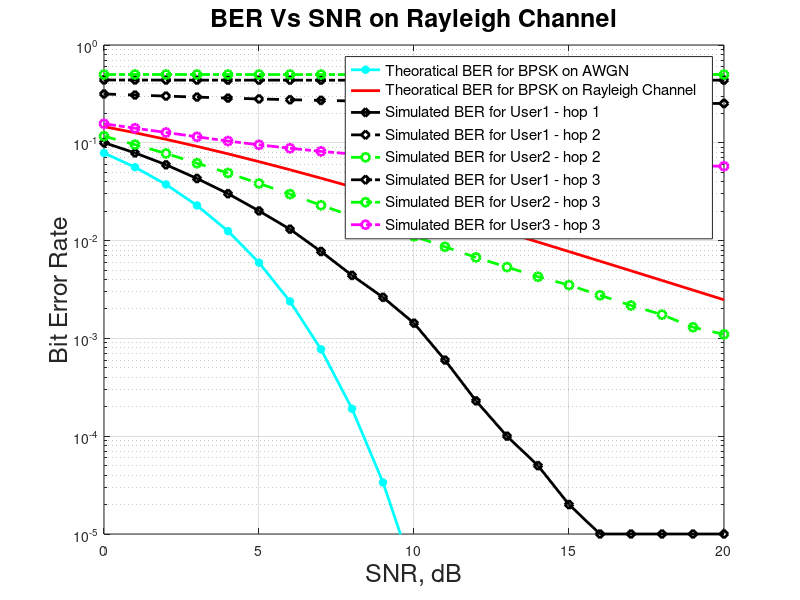

Here is the MATLAB script that generated this plot:
%ref:https://in.mathworks.com/matlabcentral/fileexchange/23498-mc-cdma
clc;close all;
clear all;
N=10^5; 
%% ------------------Hop 1------------------------------
users=1;            % Number of Users
%------------------Generation of Walsh code--------------------------------
n =4;                               %Number of  Data Sub-Carriers
walsh=hadamard(n);              
code1=walsh(2,:);                   %Taking 2nd row of walsh code for User1

%------------------Generating data for User1-------------------------------
                            % Number of Bits for  data_user1
data_user1= rand(1,N)>0.5;          % Generation of data for user1
data_user1bpsk = 2*data_user1-1;    % BPSK modulation 0 -> -1; 1 -> 0 
%------------------Spreading & IFFT for User1------------------------------
data_user11=data_user1bpsk';
spdata1_user1=data_user11*code1;    % Spreading 
spdata12=(spdata1_user1)';
ifftdata_user1=ifft(spdata12);      % Taking the IFFT
ifftdata12=ifftdata_user1';
%------------------Append Cyclic Prefix1 for User1-------------------------
y1=[ifftdata12(:,[(n-2):n]) ifftdata12];
transdata1=y1';
tx_user1=transdata1;                % Transmitting data for user1

%----------------------Adding data for Transmission of All User------------
x=tx_user1;
%----------------------Creating Rayleigh Channel---------------------------
Taps=4;                                        % Number of Taps
p1=0.5/2.3;                                       % Power of Tap1
p2=0.9/2.3;                                     % Power of Tap2
p3=0.7/2.3;                                     % Power of Tap3
p4=0.2/2.3;
gain1=sqrt(p1/2)*[randn(1,N) + j*randn(1,N)];   % Gain for Tap1
gain2=sqrt(p2/2)*[randn(1,N) + j*randn(1,N)];   % Gain for Tap2
gain3=sqrt(p3/2)*[randn(1,N) + j*randn(1,N)];   % Gain for Tap3
gain4=sqrt(p4/2)*[randn(1,N) + j*randn(1,N)];   % Gain for Tap4
x11=x(:);
x12=reshape(x11,1,length(x11));
i=1:length(x12);        
delay1=1; 
for i=delay1+1:length(x12) % Producing one sample delay in Tap2 w.r.t. Tap1
   x13(i)=x(i-delay1);
end
delay2=2;
for i=delay2+1:length(x12) % Producing two sample delay in Tap2 w.r.t. Tap1
   x14(i)=x(i-delay2);
end
delay3=3;
for i=delay3+1:length(x12) % Producing three sample delay in Tap2 w.r.t. Tap1
   x15(i)=x(i-delay3);
end
x1=reshape(x13,(n+3),length(x13)/(n+3));
x2=reshape(x14,(n+3),length(x14)/(n+3));
x3=reshape(x15,(n+3),length(x15)/(n+3));
ch1=repmat(gain1,(n+3),1);     
ch2=repmat(gain2,(n+3),1);
ch3=repmat(gain3,(n+3),1);
ch4=repmat(gain4,(n+3),1);
data_channel=x.*ch1+x1.*ch2+x2.*ch3+x3.*ch4;  % Passing data through channel 
%------------------------Addition of AWGN noise ---------------------------
data_noise1=data_channel(:);
data_noise2=reshape(data_noise1,1,length(data_noise1));
noise = 1/sqrt(2)*[randn(1,length(data_noise2)) + j*randn(1,length(data_noise2))]; 
snr = [0:20];                 % multiple Eb/N0 values

for i = 1:length(snr)
y = data_noise2 + (sqrt(1)*10^(-snr(i)/20))*noise; %Addition of Noise
  
%--------------------------Receiver ---------------------------------------
data_received =y;           %fadded data received with awgn noise
%---------------------Removing Cyclic Prefix-------------------------------
rx1=reshape(data_received,(n+3),length(data_received)/(n+3));
rx12=rx1';
rx13 = rx12(:,[(4:(n+3))]); 
rx14=rx13';
%-----------------Taking FFT ----------------------------------------------
fft_data_received =fft(rx14);
%----------------equilization of the channel-------------------------------
channel_response=fft([gain1;gain2;gain3;gain4],n);
data_equilized=fft_data_received.*conj(channel_response);
%----------------BER of Data User1-----------------------------------------
recdata11=(data_equilized'*code1')';
recdata12=real(recdata11)>0;
errors_user1(i) = size(find([data_user1- recdata12]),2); %Errors for User1
SBer1 = errors_user1/N;                              % simulated ber user1
                              % simulated ber user2
end

%% ------------------Hop 2------------------------------

users=2;            % Number of Users
%------------------Generation of Walsh code--------------------------------
n =4;                               %Number of  Data Sub-Carriers
walsh=hadamard(n);              
code1=walsh(2,:);                   %Taking 2nd row of walsh code for User1
code2=walsh(4,:);                   %Taking 3rd row of walsh code for User2
%------------------est for User1-------------------------------

%------------------Spreading & IFFT for User1------------------------------
estdata_user11=recdata12';
spdata1_user1=estdata_user11*code1;    % Spreading 
spdata12=(spdata1_user1)';
ifftdata_user1=ifft(spdata12);      % Taking the IFFT
ifftdata12=ifftdata_user1';
%------------------Append Cyclic Prefix1 for User1-------------------------
y1=[ifftdata12(:,[(n-2):n]) ifftdata12];
transdata1=y1';
esttx_user1=transdata1;                % Transmitting data for user1
%------------------Generating data for User2-------------------------------
M=N;                             % Number of Bits for  data_user2
data_user2= rand(1,M)>0.5;          % Generation of data for user2
data_user2bpsk = 2*data_user2-1;    % BPSK modulation 0 -> -1; 1 -> 0 
%-----------------Spreading & IFFT for User2-------------------------------
data_user21=data_user2bpsk';
spdata2=data_user21*code2;          % Spreading 
spdata22=(spdata2)';
ifftdata_user2=ifft(spdata22);      % Taking the IFFT
ifftdata22=ifftdata_user2';
%-----------------Append Cyclic Prefix1 for User2--------------------------
y2=[ifftdata22(:,[(n-2):n]) ifftdata22];
transdata2=y2';
tx_user2=transdata2;                % Transmitting data for user2
%----------------------Adding data for Transmission of All User------------
x2=esttx_user1+tx_user2;
%----------------------Creating a new Rayleigh Channel---------------------------
Taps=4;                                        % Number of Taps
p1=0.5/2.3;                                       % Power of Tap1
p2=0.9/2.3;                                     % Power of Tap2
p3=0.7/2.3;                                     % Power of Tap3
p4=0.2/2.3;
gain1=sqrt(p1/2)*[randn(1,N) + j*randn(1,N)];   % Gain for Tap1
gain2=sqrt(p2/2)*[randn(1,N) + j*randn(1,N)];   % Gain for Tap2
gain3=sqrt(p3/2)*[randn(1,N) + j*randn(1,N)];   % Gain for Tap3
gain4=sqrt(p4/2)*[randn(1,N) + j*randn(1,N)];   % Gain for Tap4
x11=x2(:);
x12=reshape(x11,1,length(x11));
i=1:length(x12);        
delay1=1; 
for i=delay1+1:length(x12) % Producing one sample delay in Tap2 w.r.t. Tap1
   x13(i)=x2(i-delay1);
end
delay2=2;
for i=delay2+1:length(x12) % Producing two sample delay in Tap2 w.r.t. Tap1
   x14(i)=x2(i-delay2);
end
delay3=3;
for i=delay3+1:length(x12) % Producing three sample delay in Tap2 w.r.t. Tap1
   x15(i)=x2(i-delay3);
end
x11=reshape(x13,(n+3),length(x13)/(n+3));
x22=reshape(x14,(n+3),length(x14)/(n+3));
x33=reshape(x15,(n+3),length(x15)/(n+3));
ch1=repmat(gain1,(n+3),1);     
ch2=repmat(gain2,(n+3),1);
ch3=repmat(gain3,(n+3),1);
ch4=repmat(gain4,(n+3),1);
data_channel2=x2.*ch1+x11.*ch2+x22.*ch3+x33.*ch4;  % Passing data through channel 

%------------------------Addition of AWGN noise ---------------------------
data_noise2=data_channel2(:);
data_noise22=reshape(data_noise2,1,length(data_noise2));
noise22 = 1/sqrt(2)*[randn(1,length(data_noise22)) + j*randn(1,length(data_noise22))]; 
               
for i = 1:length(snr)
y2 = data_noise22 + (sqrt(1)*10^(-snr(i)/20))*noise22; %Addition of Noise
  
%--------------------------Receiver ---------------------------------------
data_received2 =y2;           %fadded data received with awgn noise
%---------------------Removing Cyclic Prefix-------------------------------
rx1=reshape(data_received2,(n+3),length(data_received2)/(n+3));
rx12=rx1';
rx13 = rx12(:,[(4:(n+3))]); 
rx14=rx13';
%-----------------Taking FFT ----------------------------------------------
fft_data_received =fft(rx14);
%----------------equilization of the channel-------------------------------
channel_response=fft([gain1;gain2;gain3;gain4],n);
data_equilized2=fft_data_received.*conj(channel_response);
%----------------BER of Data User1-----------------------------------------
recdata110=(data_equilized2'*code1')';
recdata120=real(recdata110)>0;
errors_user11(i) = size(find([data_user1- recdata120]),2); %Errors for User1
SBer11 = errors_user11/N;                              % simulated ber user1
%----------------BER of Data User2-----------------------------------------
recdata21=(data_equilized2'*code2')';
recdata22=real(recdata21)>0;
errors_user22(i) = size(find([data_user2- recdata22]),2); %Errors for User1
SBer22 = errors_user22/M;                               % simulated ber user2
end

%% ------------------Hop 3------------------------------

users=3;            % Number of Users
%------------------Generation of Walsh code--------------------------------
n =4;                               %Number of  Data Sub-Carriers
walsh=hadamard(n);              
code1=walsh(2,:);                   %Taking 2nd row of walsh code for User1
code2=walsh(4,:);                   %Taking 3rd row of walsh code for User2
code3=walsh(3,:);                   %Taking 2nd row of walsh code for User1

%------------------est for User1-------------------------------

%------------------Spreading & IFFT for User1------------------------------
estdata_user111=recdata120';
spdata1_user1=estdata_user111*code1;    % Spreading 
spdata12=(spdata1_user1)';
ifftdata_user1=ifft(spdata12);      % Taking the IFFT
ifftdata12=ifftdata_user1';
%------------------Append Cyclic Prefix1 for User1-------------------------
y11=[ifftdata12(:,[(n-2):n]) ifftdata12];
transdata11=y11';
esttx_user11=transdata11;                % Transmitting data for user1

%------------------est for User2-------------------------------

%------------------Spreading & IFFT for User1------------------------------
estdata_user222=recdata22';
spdata1_user222=estdata_user222*code1;    % Spreading 
spdata222=(spdata1_user222)';
ifftdata_user22=ifft(spdata222);      % Taking the IFFT
ifftdata122=ifftdata_user22';
%------------------Append Cyclic Prefix1 for User1-------------------------
y222=[ifftdata122(:,[(n-2):n]) ifftdata122];
transdata222=y222';
esttx_user22=transdata222;                % Transmitting data for user1

%------------------Generating data for User3-------------------------------
M=N;                             % Number of Bits for  data_user2
data_user3= rand(1,M)>0.5;          % Generation of data for user2
data_user3bpsk = 2*data_user3-1;    % BPSK modulation 0 -> -1; 1 -> 0 
%-----------------Spreading & IFFT for User2-------------------------------
data_user31=data_user3bpsk';
spdata3=data_user31*code3;          % Spreading 
spdata33=(spdata3)';
ifftdata_user3=ifft(spdata33);      % Taking the IFFT
ifftdata33=ifftdata_user3';
%-----------------Append Cyclic Prefix1 for User2--------------------------
y3=[ifftdata33(:,[(n-2):n]) ifftdata33];
transdata3=y3';
tx_user3=transdata3;                % Transmitting data for user2
%----------------------Adding data for Transmission of All User------------
x3=esttx_user11+esttx_user22+tx_user3;
%----------------------Creating a new Rayleigh Channel---------------------------
Taps=4;                                        % Number of Taps
p1=0.5/2.3;                                       % Power of Tap1
p2=0.9/2.3;                                     % Power of Tap2
p3=0.7/2.3;                                     % Power of Tap3
p4=0.2/2.3;
gain1=sqrt(p1/2)*[randn(1,N) + j*randn(1,N)];   % Gain for Tap1
gain2=sqrt(p2/2)*[randn(1,N) + j*randn(1,N)];   % Gain for Tap2
gain3=sqrt(p3/2)*[randn(1,N) + j*randn(1,N)];   % Gain for Tap3
gain4=sqrt(p4/2)*[randn(1,N) + j*randn(1,N)];   % Gain for Tap4
x11=x3(:);
x12=reshape(x11,1,length(x11));
i=1:length(x12);        
delay1=1; 
for i=delay1+1:length(x12) % Producing one sample delay in Tap2 w.r.t. Tap1
   x13(i)=x3(i-delay1);
end
delay2=2;
for i=delay2+1:length(x12) % Producing two sample delay in Tap2 w.r.t. Tap1
   x14(i)=x3(i-delay2);
end
delay3=3;
for i=delay3+1:length(x12) % Producing three sample delay in Tap2 w.r.t. Tap1
   x15(i)=x3(i-delay3);
end
x111=reshape(x13,(n+3),length(x13)/(n+3));
x222=reshape(x14,(n+3),length(x14)/(n+3));
x333=reshape(x15,(n+3),length(x15)/(n+3));
ch1=repmat(gain1,(n+3),1);     
ch2=repmat(gain2,(n+3),1);
ch3=repmat(gain3,(n+3),1);
ch4=repmat(gain4,(n+3),1);
data_channel3=x3.*ch1+x111.*ch2+x222.*ch3+x333.*ch4;  % Passing data through channel 

%------------------------Addition of AWGN noise ---------------------------
data_noise3=data_channel3(:);
data_noise33=reshape(data_noise3,1,length(data_noise3));
noise33 = 1/sqrt(2)*[randn(1,length(data_noise33)) + j*randn(1,length(data_noise33))]; 

for i = 1:length(snr)
y3 = data_noise33 + (sqrt(1)*10^(-snr(i)/20))*noise33; %Addition of Noise
  
%--------------------------Receiver ---------------------------------------
data_received3 =y3;           %fadded data received with awgn noise
%---------------------Removing Cyclic Prefix-------------------------------
rx1=reshape(data_received3,(n+3),length(data_received3)/(n+3));
rx12=rx1';
rx13 = rx12(:,[(4:(n+3))]); 
rx14=rx13';
%-----------------Taking FFT ----------------------------------------------
fft_data_received =fft(rx14);
%----------------equilization of the channel-------------------------------
channel_response=fft([gain1;gain2;gain3;gain4],n);
data_equilized3=fft_data_received.*conj(channel_response);
%----------------BER of Data User1-----------------------------------------
recdata110=(data_equilized3'*code1')';
recdata1200=real(recdata110)>0;
errors_user111(i) = size(find([data_user1- recdata1200]),2); %Errors for User1
SBer111 = errors_user111/N;                              % simulated ber user1
%----------------BER of Data User2-----------------------------------------
recdata21=(data_equilized3'*code2')';
recdata222=real(recdata21)>0;
errors_user222(i) = size(find([data_user2- recdata222]),2); %Errors for User1
SBer222 = errors_user222/M;                               % simulated ber user2

recdata31=(data_equilized3'*code3')';
recdata333=real(recdata31)>0;
errors_user333(i) = size(find([data_user3- recdata333]),2); %Errors for User1
SBer333 = errors_user333/M;                               % simulated ber user2
end
% ------------------------Theoretical Result-------------------------------
snrlnr=10.^(snr/10);
TBer = 0.5*erfc(sqrt(snrlnr)); % Theoretical BER for AWGN
TBerf = 0.5.*(1-sqrt(snrlnr./(snrlnr+1)));% theoretical BER fro Flat fadding
%-------------------Displaying Result--------------------------------------       
figure
grid on;
semilogy(snr,TBer,'c*-','LineWidth',2);
hold on;
semilogy(snr,TBerf,'r-','LineWidth',2);
hold on;
semilogy(snr,SBer1,'kd-','LineWidth',2);
hold on;
semilogy(snr,SBer11,'kd--','LineWidth',2);
hold on;
semilogy(snr,SBer22,'go--','LineWidth',2);
hold on;
semilogy(snr,SBer111,'kd-.','LineWidth',2);
hold on;
semilogy(snr,SBer222,'go-.','LineWidth',2);
hold on;
semilogy(snr,SBer333,'mo-.','LineWidth',2);
axis([0 20 10^-5 1]);
grid on
legend('Theoratical BER for BPSK on AWGN ','Theoratical BER for BPSK on Rayleigh Channel ' ,'Simulated BER for User1 - hop 1','Simulated BER for User1 - hop 2','Simulated BER for User2 - hop 2','Simulated BER for User1 - hop 3','Simulated BER for User2 - hop 3','Simulated BER for User3 - hop 3','FontSize', 11);
xlabel('SNR, dB','FontSize', 18);
ylabel('Bit Error Rate','FontSize', 18);
title('BER Vs SNR on Rayleigh Channel','FontSize', 18)